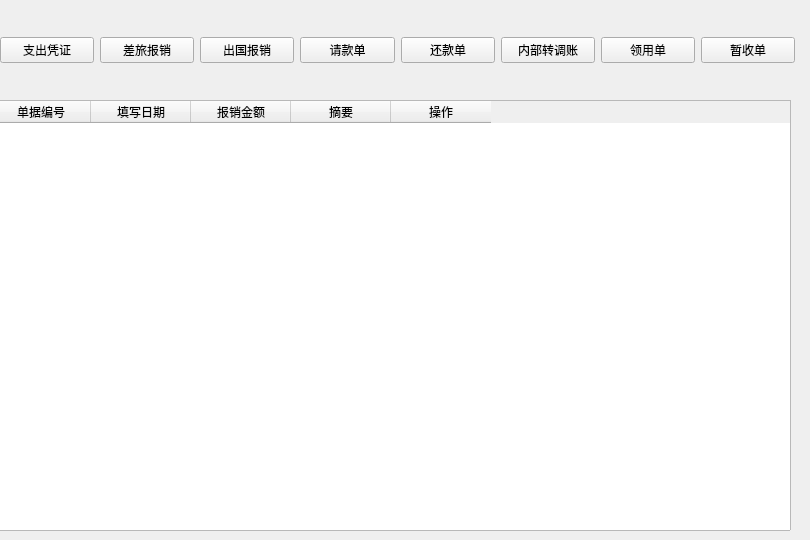
    <widget class="QWidget" name="fuJianLieBiaoYe">
     <widget class="QWidget" name="horizontalLayoutWidget">
      <property name="geometry">
       <rect>
        <x>0</x>
        <y>10</y>
        <width>795</width>
        <height>80</height>
       </rect>
      </property>
      <layout class="QHBoxLayout" name="horizontalLayout">
       <item>
        <widget class="QPushButton" name="zhichuButton">
         <property name="text">
          <string>支出凭证</string>
         </property>
        </widget>
       </item>
       <item>
        <widget class="QPushButton" name="chaiLvButton">
         <property name="text">
          <string>差旅报销</string>
         </property>
        </widget>
       </item>
       <item>
        <widget class="QPushButton" name="chuguoButton">
         <property name="text">
          <string>出国报销</string>
         </property>
        </widget>
       </item>
       <item>
        <widget class="QPushButton" name="qingkuanButton">
         <property name="text">
          <string>请款单</string>
         </property>
        </widget>
       </item>
       <item>
        <widget class="QPushButton" name="huankuanButton">
         <property name="text">
          <string>还款单</string>
         </property>
        </widget>
       </item>
       <item>
        <widget class="QPushButton" name="neibuButton">
         <property name="text">
          <string>内部转调账</string>
         </property>
        </widget>
       </item>
       <item>
        <widget class="QPushButton" name="lingyongButton">
         <property name="text">
          <string>领用单</string>
         </property>
        </widget>
       </item>
       <item>
        <widget class="QPushButton" name="zhanshouButton">
         <property name="text">
          <string>暂收单</string>
         </property>
        </widget>
       </item>
      </layout>
     </widget>
     <widget class="QTableWidget" name="tableWidget">
      <property name="geometry">
       <rect>
        <x>-10</x>
        <y>100</y>
        <width>801</width>
        <height>431</height>
       </rect>
      </property>
      <column>
       <property name="text">
        <string>单据编号</string>
       </property>
      </column>
      <column>
       <property name="text">
        <string>填写日期</string>
       </property>
      </column>
      <column>
       <property name="text">
        <string>报销金额</string>
       </property>
      </column>
      <column>
       <property name="text">
        <string>摘要</string>
       </property>
      </column>
      <column>
       <property name="text">
        <string>操作</string>
       </property>
      </column>
     </widget>
    </widget>
